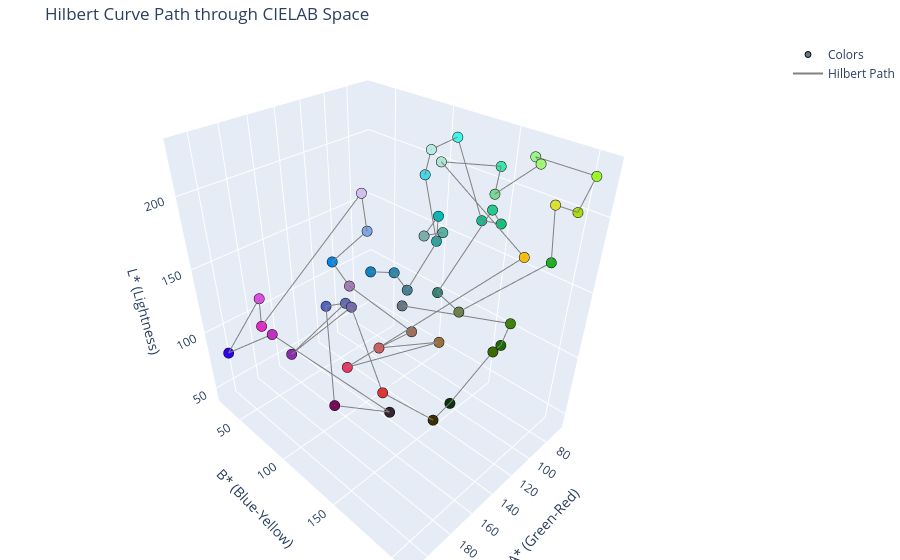

Notebook code cell kept with this figure:
### Markdown cell above
## Visualize Hilbert Curve Path through CIELAB Space

### Code cell
# Get LAB values for the sorted colors
sorted_lab_colors = []
for c in hilbert_sorted_colors:
    rgb_pixel = np.uint8([[[c['r'], c['g'], c['b']]]])
    lab_pixel = cv2.cvtColor(rgb_pixel, cv2.COLOR_RGB2LAB)[0][0]
    sorted_lab_colors.append(lab_pixel)

sorted_lab_colors = np.array(sorted_lab_colors)

H_L = sorted_lab_colors[:, 0]
H_A = sorted_lab_colors[:, 1]
H_B = sorted_lab_colors[:, 2]

plot_3d_path(
    H_A, H_B, H_L, hilbert_sorted_colors,
    title='Hilbert Curve Path through CIELAB Space',
    xaxis_title='A* (Green-Red)', yaxis_title='B* (Blue-Yellow)', zaxis_title='L* (Lightness)',
    path_name='Hilbert Path'
)

### Figure 1 — Plotly figure (JSON) as saved in the notebook; plotly's stock layout.template omitted (floating-point values rounded to 4 significant figures)
{"data": [{"marker": {"color": ["#697783", "#40820e", "#1b6c03", "#3b6a02", "#0d340b", "#3e2f03", "#d83836", "#766baa", "#892daa", "#636bb5", "#5363c4", "#750b5b", "#372431", "#c030c1", "#2d02eb", "#e24ce5", "#e528c8", "#d2c0f3", "#7fa6e2", "#0286ee", "#a47cb7", "#9d6e5b", "#d25c5e", "#9d703a", "#e93862", "#f4bf13", "#b1e5d2", "#36e9ab", "#79d892", "#a4f47a", "#9cf886", "#9bf62c", "#a7df0e", "#dce134", "#1cb11f", "#6c824e", "#318476", "#27c98e", "#15c17c", "#0fc091", "#40f7ea", "#b7ebe3", "#45d7e6", "#1da9a6", "#03bbbb", "#7daeab", "#56b2a4", "#458191", "#2a8aae", "#1185c4"], "line": {"color": "black", "width": 1}, "size": 6}, "mode": "markers", "name": "Colors", "type": "scatter3d", "x": [125, 88, 86, 96, 105, 130, 189, 147, 185, 145, 151, 177, 139, 200, 203, 203, 210, 144, 130, 137, 154, 144, 175, 140, 196, 134, 108, 70, 85, 82, 80, 73, 86, 107, 65, 110, 100, 74, 72, 77, 81, 110, 95, 93, 90, 111, 97, 113, 113, 121], "y": [120, 178, 172, 173, 149, 155, 167, 96, 79, 88, 75, 110, 123, 83, 29, 79, 89, 105, 94, 67, 103, 146, 150, 164, 147, 208, 132, 146, 154, 179, 174, 207, 207, 205, 186, 154, 128, 146, 152, 141, 121, 126, 109, 119, 117, 124, 127, 113, 101, 87], "z": [126, 123, 101, 102, 46, 52, 125, 124, 97, 122, 116, 67, 43, 124, 79, 150, 139, 206, 172, 141, 147, 130, 138, 130, 135, 204, 222, 212, 202, 227, 229, 226, 210, 221, 161, 131, 128, 185, 177, 177, 226, 228, 203, 160, 176, 173, 171, 129, 137, 135]}, {"line": {"color": "gray", "width": 2}, "mode": "lines", "name": "Hilbert Path", "type": "scatter3d", "x": [125, 88, 86, 96, 105, 130, 189, 147, 185, 145, 151, 177, 139, 200, 203, 203, 210, 144, 130, 137, 154, 144, 175, 140, 196, 134, 108, 70, 85, 82, 80, 73, 86, 107, 65, 110, 100, 74, 72, 77, 81, 110, 95, 93, 90, 111, 97, 113, 113, 121], "y": [120, 178, 172, 173, 149, 155, 167, 96, 79, 88, 75, 110, 123, 83, 29, 79, 89, 105, 94, 67, 103, 146, 150, 164, 147, 208, 132, 146, 154, 179, 174, 207, 207, 205, 186, 154, 128, 146, 152, 141, 121, 126, 109, 119, 117, 124, 127, 113, 101, 87], "z": [126, 123, 101, 102, 46, 52, 125, 124, 97, 122, 116, 67, 43, 124, 79, 150, 139, 206, 172, 141, 147, 130, 138, 130, 135, 204, 222, 212, 202, 227, 229, 226, 210, 221, 161, 131, 128, 185, 177, 177, 226, 228, 203, 160, 176, 173, 171, 129, 137, 135]}], "layout": {"margin": {"b": 0, "l": 0, "r": 0, "t": 40}, "scene": {"xaxis": {"title": {"text": "A* (Green-Red)"}}, "yaxis": {"title": {"text": "B* (Blue-Yellow)"}}, "zaxis": {"title": {"text": "L* (Lightness)"}}}, "title": {"text": "Hilbert Curve Path through CIELAB Space"}}}
